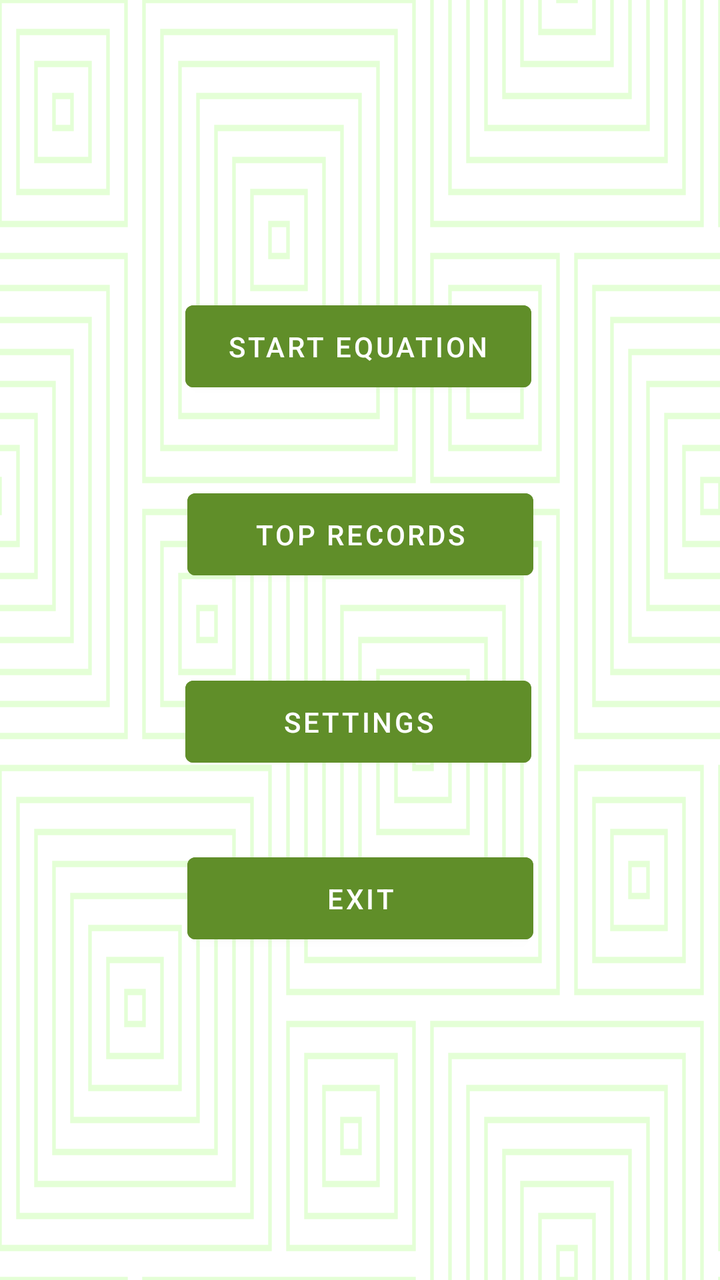
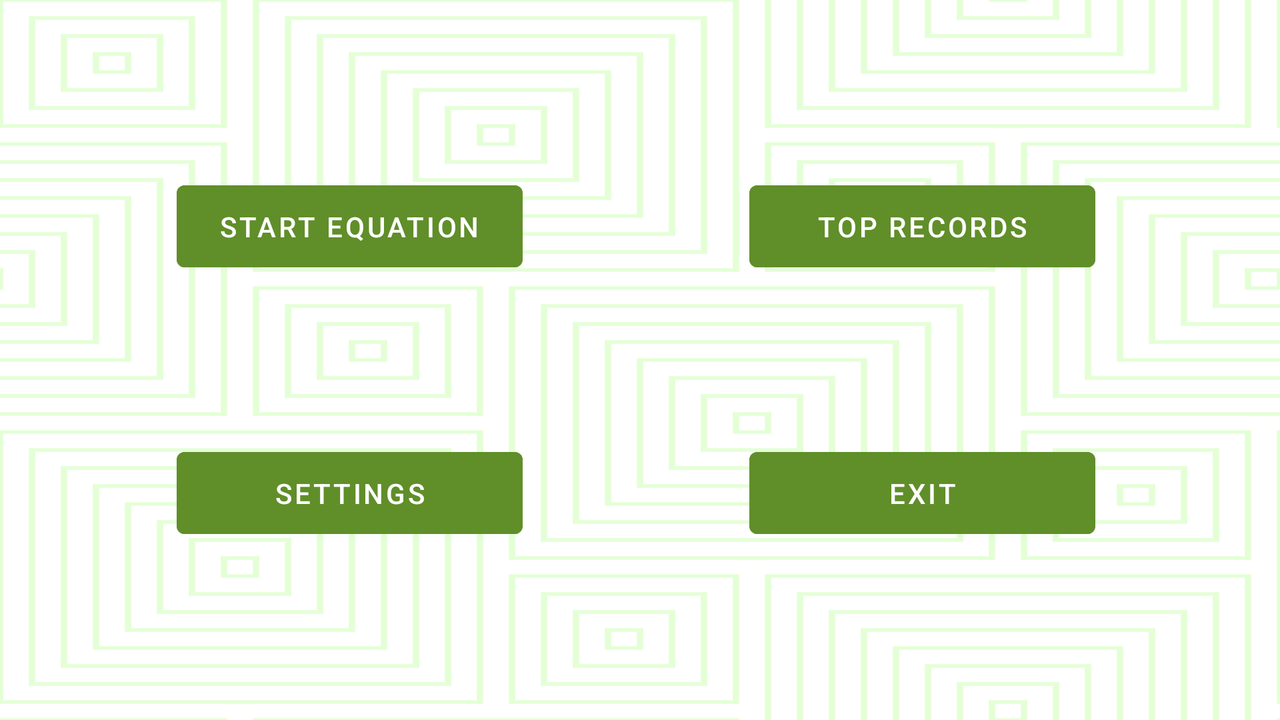

Compare how this app lays out the same screen by default and in its alternative resource folder. The renders come first, then the two layout files and the values they reference.
<!-- AndroidManifest.xml: application theme Theme.CalculationChallengeV2 -->
<!-- res/layout/fragment_home.xml -->
<?xml version="1.0" encoding="utf-8"?>
<androidx.constraintlayout.widget.ConstraintLayout xmlns:android="http://schemas.android.com/apk/res/android"
    xmlns:app="http://schemas.android.com/apk/res-auto"
    xmlns:tools="http://schemas.android.com/tools"
    android:layout_width="match_parent"
    android:layout_height="match_parent"
    tools:context=".ui.appscreens.HomeFragment"
    android:background="@drawable/ic_tortoise_shell">


    <Button
        android:id="@+id/ButtonStart"
        android:layout_width="173dp"
        android:layout_height="53dp"
        android:backgroundTint="@color/button_color"
        android:text="@string/start"
        app:layout_constraintBottom_toBottomOf="parent"
        app:layout_constraintEnd_toEndOf="parent"
        app:layout_constraintHorizontal_bias="0.495"
        app:layout_constraintStart_toStartOf="parent"
        app:layout_constraintTop_toTopOf="parent"
        app:layout_constraintVertical_bias="0.25" />

    <Button
        android:id="@+id/ButtonTop"
        android:layout_width="173dp"
        android:layout_height="53dp"
        android:backgroundTint="@color/button_color"
        android:text="@string/top_recs"
        app:layout_constraintBottom_toBottomOf="parent"
        app:layout_constraintEnd_toEndOf="parent"
        app:layout_constraintStart_toStartOf="parent"
        app:layout_constraintTop_toBottomOf="@+id/ButtonStart"
        app:layout_constraintVertical_bias="0.106" />

    <Button
        android:id="@+id/ButtonSettings"
        android:layout_width="173dp"
        android:layout_height="53dp"
        android:backgroundTint="@color/button_color"
        android:text="@string/settings"
        app:layout_constraintBottom_toBottomOf="parent"
        app:layout_constraintEnd_toEndOf="parent"
        app:layout_constraintHorizontal_bias="0.495"
        app:layout_constraintStart_toStartOf="parent"
        app:layout_constraintTop_toBottomOf="@+id/ButtonTop"
        app:layout_constraintVertical_bias="0.139" />

    <Button
        android:id="@+id/ButtonExit"
        android:layout_width="173dp"
        android:layout_height="53dp"
        android:backgroundTint="@color/button_color"
        android:text="@string/quit"
        app:layout_constraintBottom_toBottomOf="parent"
        app:layout_constraintEnd_toEndOf="parent"
        app:layout_constraintStart_toStartOf="parent"
        app:layout_constraintTop_toBottomOf="@+id/ButtonSettings"
        app:layout_constraintVertical_bias="0.177" />


</androidx.constraintlayout.widget.ConstraintLayout>
<!-- resources referenced by this layout -->
<resources>
  <color name="button_color">#608E29</color>
  <!-- drawable ic_tortoise_shell: vector/xml drawable (drawable, 15720 chars, omitted) -->
  <string name="quit">Exit</string>
  <string name="settings">Settings</string>
  <string name="start">Start Equation</string>
  <string name="top_recs">Top Records</string>
  <style name="Theme.CalculationChallengeV2" parent="Theme.MaterialComponents.DayNight.DarkActionBar">
          
          <item name="colorPrimary">@color/purple_500</item>
          <item name="colorPrimaryVariant">@color/purple_700</item>
          <item name="colorOnPrimary">@color/white</item>
          
          <item name="colorSecondary">@color/teal_200</item>
          <item name="colorSecondaryVariant">@color/teal_700</item>
          <item name="colorOnSecondary">@color/black</item>
          
          <item name="android:statusBarColor" tools:targetApi="l">?attr/colorPrimaryVariant</item>
          
      </style>
  <color name="purple_500">#FF6200EE</color>
  <color name="purple_700">#FF3700B3</color>
  <color name="white">#FFFFFFFF</color>
  <color name="teal_200">#FF03DAC5</color>
  <color name="teal_700">#FF018786</color>
  <color name="black">#FF000000</color>
</resources>
<!-- res/layout-land/fragment_home.xml (the repository's variant of the layout above) -->
<!-- drawn on the phone turned sideways -->
<?xml version="1.0" encoding="utf-8"?>
<androidx.constraintlayout.widget.ConstraintLayout xmlns:android="http://schemas.android.com/apk/res/android"
    xmlns:app="http://schemas.android.com/apk/res-auto"
    xmlns:tools="http://schemas.android.com/tools"
    android:layout_width="match_parent"
    android:layout_height="match_parent"
    tools:context=".ui.appscreens.HomeFragment"
    android:background="@drawable/ic_tortoise_shell">


    <Button
        android:id="@+id/ButtonStart"
        android:layout_width="173dp"
        android:layout_height="53dp"
        android:backgroundTint="@color/button_color"
        android:text="@string/start"
        app:layout_constraintBottom_toBottomOf="parent"
        app:layout_constraintEnd_toEndOf="parent"
        app:layout_constraintHorizontal_bias="0.189"
        app:layout_constraintStart_toStartOf="parent"
        app:layout_constraintTop_toTopOf="parent"
        app:layout_constraintVertical_bias="0.282" />

    <Button
        android:id="@+id/ButtonExit"
        android:layout_width="173dp"
        android:layout_height="53dp"
        android:backgroundTint="@color/button_color"
        android:text="@string/quit"
        app:layout_constraintBottom_toBottomOf="parent"
        app:layout_constraintEnd_toEndOf="parent"
        app:layout_constraintHorizontal_bias="0.802"
        app:layout_constraintStart_toStartOf="parent"
        app:layout_constraintTop_toBottomOf="@+id/ButtonTop"
        app:layout_constraintVertical_bias="0.48" />

    <Button
        android:id="@+id/ButtonSettings"
        android:layout_width="173dp"
        android:layout_height="53dp"
        android:backgroundTint="@color/button_color"
        android:text="@string/settings"
        app:layout_constraintBottom_toBottomOf="parent"
        app:layout_constraintEnd_toEndOf="parent"
        app:layout_constraintHorizontal_bias="0.189"
        app:layout_constraintStart_toStartOf="parent"
        app:layout_constraintTop_toBottomOf="@+id/ButtonStart"
        app:layout_constraintVertical_bias="0.48" />

    <Button
        android:id="@+id/ButtonTop"
        android:layout_width="173dp"
        android:layout_height="53dp"
        android:backgroundTint="@color/button_color"
        android:text="@string/top_recs"
        app:layout_constraintBottom_toBottomOf="parent"
        app:layout_constraintEnd_toEndOf="parent"
        app:layout_constraintHorizontal_bias="0.802"
        app:layout_constraintStart_toStartOf="parent"
        app:layout_constraintTop_toTopOf="parent"
        app:layout_constraintVertical_bias="0.282" />


</androidx.constraintlayout.widget.ConstraintLayout>
